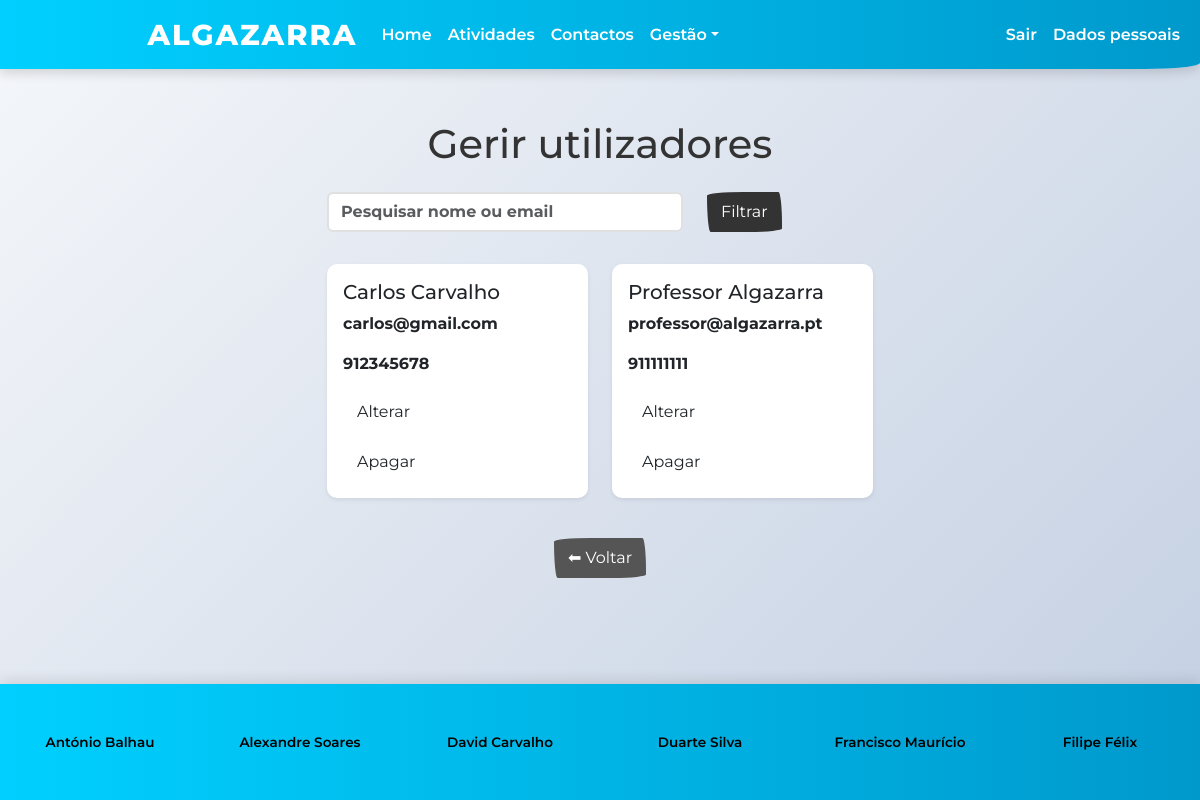
/gerir_utilizadores.php (signed in), run on the app's committed database.
### tables this page shows
CREATE TABLE IF NOT EXISTS utilizador (
  id int(11) NOT NULL AUTO_INCREMENT,
  user varchar(30) NOT NULL,
  nome varchar(100) NOT NULL,
  data_nascimento date NOT NULL,
  telemovel varchar(20) NOT NULL,
  email varchar(100) NOT NULL,
  pwd varchar(200) NOT NULL,
  nivel int(11) NOT NULL DEFAULT 2,
  PRIMARY KEY (id)
);

### gerir_utilizadores.php (the view, shortened to what this page needs)
<?php
$id_user = $_SESSION['id_user'];
$limite = 4;
$pagina = isset($_GET['pagina']) ? intval($_GET['pagina']) : 1;
$offset = ($pagina - 1) * $limite;
$filtro = isset($_GET['nome']) ? mysqli_real_escape_string($conn, $_GET['nome']) : '';
$where = "WHERE id != '$id_user'";
$sql = "SELECT * FROM utilizador $where ORDER BY nome LIMIT $limite OFFSET $offset";
$res = mysqli_query($conn, $sql);
?>
    <link rel="stylesheet" href="bootstrap.min.css">
    <link rel="stylesheet" href="style.css">
<nav class="fixed-top navbar navbar-expand-lg" style="background-color: #00d0ff; border: none;" data-bs-theme="light">
    <div class="container-fluid">
        <div class="collapse navbar-collapse justify-content-center" id="navbarColor01">
            <ul class="navbar-nav mx-auto align-items-center justify-content-center">
                <a class="navbar-brand" href="index.php">ALGAZARRA</a>
                <li class="nav-item">
                    <a class="nav-link" href="index.php">Home</a>
                </li>
                <li class="nav-item">
                    <a class="nav-link" href="atividades.php">Atividades</a>
                </li>
                <li class="nav-item">
                    <a class="nav-link" href="contactos.php">Contactos</a>
                </li>
                <?php
                if (isset($_SESSION['id_user']) && $_SESSION['nivel'] == 1) {
                    echo '<li class="nav-item dropdown">';
                    echo '<a class="nav-link dropdown-toggle" href="#" id="navbarDropdownAdmin" role="button" data-bs-toggle="dropdown" aria-expanded="false">Gestão</a>';
                    echo '</li>';
                }
                ?>
            </ul>
            <ul class="navbar-nav ms-auto">
                <?php
                if (isset($_SESSION['id_user']) && isset($_SESSION['nivel'])) {
                    echo '<li class="nav-item"><a class="nav-link" href="logout.php">Sair</a></li>';
                }
                echo '<li class="nav-item">';
                if (isset($_SESSION['id_user']) && isset($_SESSION['nivel'])) {
                    echo '<a class="nav-link" href="dados.php">Dados pessoais</a>';
                } else {
                    echo '<a class="nav-link" href="login.php">Login</a>';
                }
                ?>
                </li>
            </ul>
        </div>
    </div>
</nav>
	<div class="container">
<h1 class="text-center mb-4">Gerir utilizadores</h1>
<form method="GET" class="row mb-3 justify-content-center">
<div class="col-md-4">
<input type="text" name="nome" class="form-control"
placeholder="Pesquisar nome ou email"
value="<?php echo htmlspecialchars($filtro); ?>">
</div>
<div class="col-md-2">
<button type="submit" class="btn btn-primary">Filtrar</button>
</div>
</form>
<div class="row justify-content-center">
<?php while ($u = mysqli_fetch_assoc($res)) { ?>
<div class="col-md-3">
<div class="card my-3 shadow-sm">
<div class="card-body">
<h5><?= $u['nome'] ?></h5>
<p><?= $u['email'] ?></p>
<p><?= $u['telemovel'] ?></p>
<a href="gerir_utilizadores.php?editar=<?= $u['id'] ?>"
class="btn btn-alterar me-2">
Alterar
</a>
<form method="POST" style="margin-top:10px;">
<button type="submit" class="btn btn-apagar">Apagar</button>
</form>
</div>
</div>
</div>
<?php } ?>
</div>
<div class="text-center mt-4">
<a href="index.php" class="btn btn-secondary">
⬅ Voltar
</a>
</div>
</div>
<?php include './rodape.php'; ?>
</body>
</html>

### style.css (style rules this page uses)
* { margin: 0; padding: 0; box-sizing: border-box; }
.navbar { background: linear-gradient(90deg, #00d0ff 0%, #0099cc 100%) !important; box-shadow: 0 4px 12px rgba(0, 0, 0, 0.15); }
.navbar-brand { font-weight: 800; font-size: 1.8rem; letter-spacing: 2px; color: white !important; text-transform: uppercase; }
.nav-link { font-weight: 600; color: white !important; }
.card { border: none; border-radius: 10px; box-shadow: 0 4px 12px rgba(0, 0, 0, 0.1); transition: all 0.3s ease; background: white; overflow: hidden; }
.form-control, .form-select { border: 2px solid #e0e0e0; border-radius: 6px; }
.container { padding-top: 120px !important; padding-bottom: 120px !important; }

### data on the page
utilizador: nome "Carlos Carvalho", email "carlos@gmail.com", telemovel "912345678"
utilizador: nome "Professor Algazarra", email "professor@algazarra.pt", telemovel "911111111"
